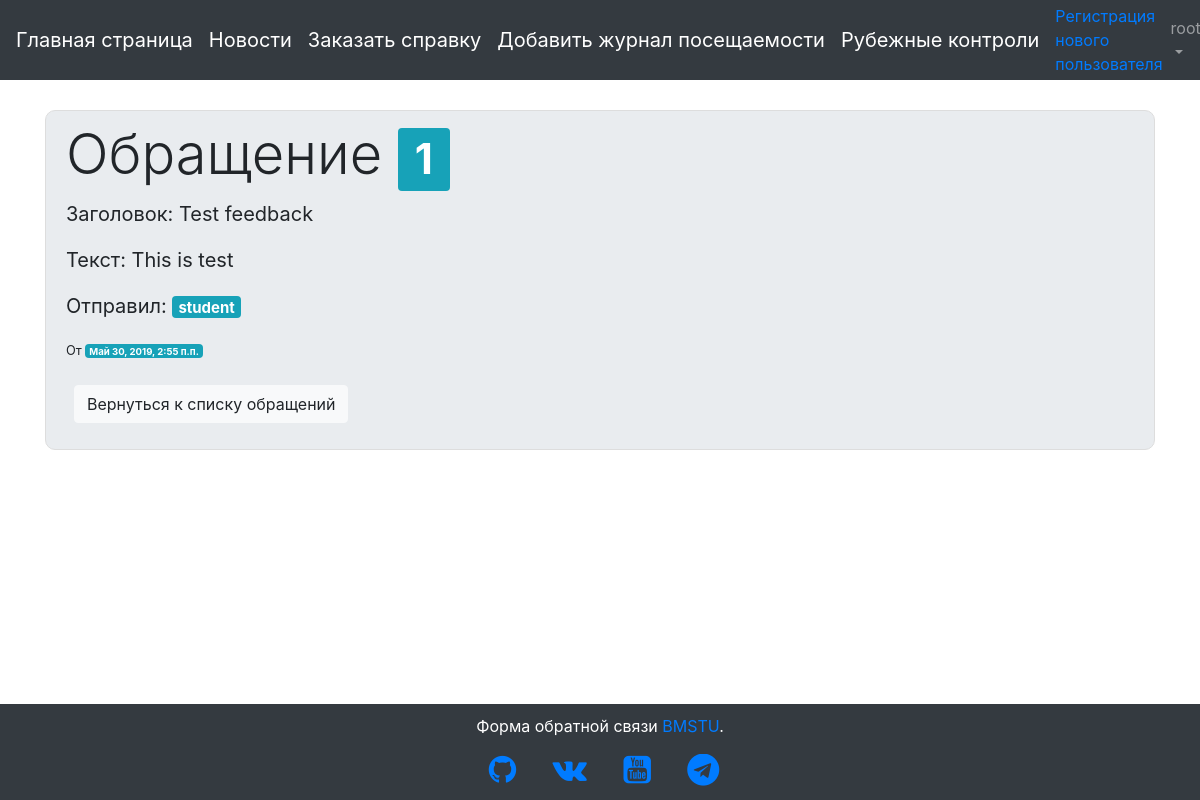
Screenshot of /feedback/1/ (signed in) with the database file from the repository.
### users/models.py (models this page shows, shortened)
class CustomUser(AbstractUser):
    date_of_birth = models.DateTimeField(verbose_name='Дата рождения', default=date.today)
    full_name = models.CharField(max_length=255, verbose_name='ФИО', null=True)
    phone_no = models.CharField(max_length=255, verbose_name='Контактный телефон', default='+7-499-555-55-55')
    STUDENT = 'СТ'
    TEACHER = 'ПР'
    ROLE_CHOICES = (
        (STUDENT, 'Студент'),
        (TEACHER, 'Преподаватель')
    )
    user_role = models.CharField(max_length=2,
        choices=ROLE_CHOICES,
        default=STUDENT,
        verbose_name='Роль пользователя'
    )
    IU1 = 'ИУ1'
    IU2 = 'ИУ2'
    IU3 = 'ИУ3'
    IU4 = 'ИУ4'
    IU5 = 'ИУ5'
    IU6 = 'ИУ6'
    IU7 = 'ИУ7'
    IU8 = 'ИУ8'
    STUDENT_GROUP_CHOICES = (
        (IU1, 'ИУ-1'),
        (IU2, 'ИУ-2'),
        (IU3, 'ИУ-3'),
        (IU4, 'ИУ-4'),
        (IU5, 'ИУ-5'),
        (IU6, 'ИУ-6'),
        (IU7, 'ИУ-7'),
        (IU8, 'ИУ-8')
    )
    student_group = models.CharField(max_length=3,
        choices=STUDENT_GROUP_CHOICES,
        verbose_name='Группа студента',
        default=IU6
    )
    """
    if user_role == STUDENT:
        user_group = ForeignKey(
        Student_group,
        on_delete=models.CASCADE,
        verbose_name = "Группа студента"
    )
    """

### pages/models.py (models this page shows, shortened)
class Feedback(models.Model):
    name = models.CharField(max_length=255, verbose_name="Название обращения")
    body = models.TextField(verbose_name="Текст обращения")
    date = models.DateTimeField(auto_now=True, verbose_name="Дата обращения")
    author = models.ForeignKey(
        settings.AUTH_USER_MODEL,
        on_delete=models.CASCADE,
        verbose_name = "Создал"
    )

### pages/views.py (the view)
class FeedbackDetailView(DetailView):
    model = Feedback
    template_name = 'feedback_detail.html'

### templates/feedback_detail.html
{% extends 'base.html' %}
{% block content %}
  <div class="content-section" style="height: 100%;">
    <h2 class="display-4">Обращение <span class="badge badge-info">{{ object.pk }}</span></h2>
    <div class="media-body">
      <p class="text-body">Заголовок: {{ object.name }}</p>
      <p class="text-body">Текст: {{ object.body }}</p>
      <p class="text-body">Отправил: <span class="badge badge-info">{{ object.author.username }}</span></p>
      <small>От <span class="badge badge-info">{{ object.date }}</span></small>
    </div>
    <br>
    <p><a class="btn btn-light ml-2" href="{% url 'feedback_list' %}">Вернуться к списку обращений</a></p>
  </div>
{% endblock content %}

### templates/base.html (shortened to what this page needs)
{% load static %}
<!doctype html>
<html lang="en">
  <head>
    <link rel="stylesheet" href="https://stackpath.bootstrapcdn.com/bootstrap/4.1.3/css/bootstrap.min.css">
    <link rel="stylesheet" href="https://cdnjs.cloudflare.com/ajax/libs/font-awesome/4.7.0/css/font-awesome.min.css">
    <link rel="stylesheet" href="{% static 'css/base.css' %}" type="text/css">
  </head>
  <body>
    <nav class="navbar fixed-top navbar-expand-md navbar-dark bg-dark mb-4" style="height: 80px;">
      <a class="navbar-brand" href="{% url 'home' %}">Главная страница</a>
      <a class="navbar-brand" href="{% url 'article_list' %}">Новости</a>
      {% if user.user_role == 'СТ' %}
        <a class="navbar-brand" href="{% url 'order_new' %}">Заказать справку</a>
      {% endif %}
      {% if user.is_superuser %}
        <a class="navbar-brand" href="{% url 'attendance_new' %}">Добавить журнал посещаемости</a>
      {% endif %}
      <a class="navbar-brand" href="{% url 'rk_list' %}">Рубежные контроли</a>
      {% if user.is_superuser %}
        <ul class="navbar-nav mr-auto">
            <li class="nav-item">
              <a href="{% url 'signup' %}">Регистрация нового пользователя</a>
            </li>
        </ul>
      {% endif %}
      <div class="collapse navbar-collapse" id="navbarCollapse">
        {% if user.is_authenticated %}
          <ul class="navbar-nav ml-auto">
            <li class="nav-item">
              <a class="nav-link dropdown-toggle" href="#" id="userMenu" data-toggle="dropdown" aria-haspopup="true" aria-expanded="false">
                {{ user.username }}
              </a>
            </li>
          </ul>
        {% else %}
          <form class="form-inline ml-auto">
            <a href="{% url 'login' %}" class="btn btn-outline-secondary">
            Войти</a>
          </form>
        {% endif %}
      </div>
    </nav>
    <div class="container" style="top: 110px; bottom: 120px; margin-bottom: 100px; position: relative;">
      {% block content %}
      {% endblock content %}
    </div>
  </body>
  <footer class="blog-footer fixed-bottom" style="height: 96px; width: 100%; left: 0px; right: 0px; text-align: center; color: white; background-color: #343a40!important; margin-top: 100px;">
    <p style="margin-top: 10px;">Форма обратной связи <a href="{% url 'feedback_new' %}">BMSTU</a>.</p>
    <div class="soc-icons">
      <ul>
        <li><a href="https://github.com/arthanadftz" target="_blank"><i class="fa fa-github fa-2x"></i></a></li>
        <li><a href="https://github.com/arthanadftz" target="_blank"><i class="fa fa-vk fa-2x"></i></a></li>
        <li><a href="https://github.com/arthanadftz" target="_blank"><i class="fa fa-youtube-square fa-2x"></i></a></li>
        <li><a href="https://github.com/arthanadftz" target="_blank"><i class="fa fa-telegram fa-2x"></i></a></li>
      </ul>
    </div>
  </footer>
</html>

### static/css/base.css (style rules this page uses)
.content-section { height: 850px; width: auto; background: #e9ecef; padding: 10px 20px; border: 1px solid #dddddd; border-radius: 10px; margin-bottom: 20px; }
.content-section p { font-size: 20px; }
body { background-image: url(http://iu1ni.bmstu.ru/imgs/mstu-logo.png); background-repeat: no-repeat; background-position: center 460px; background-size: 25%; background-color: #ffffff; background-attachment: fixed; }
.soc-icons ul { overflow-x:hidden; white-space:nowrap; height: auto; width: 100%; }
.soc-icons li { margin-right: 2rem; display: inline; }

### rows the page displays
CustomUser: username "root"
Feedback: pk "1", name "Test feedback", body "This is test", author.username "student", date "Май 30, 2019, 2:55 п.п."
